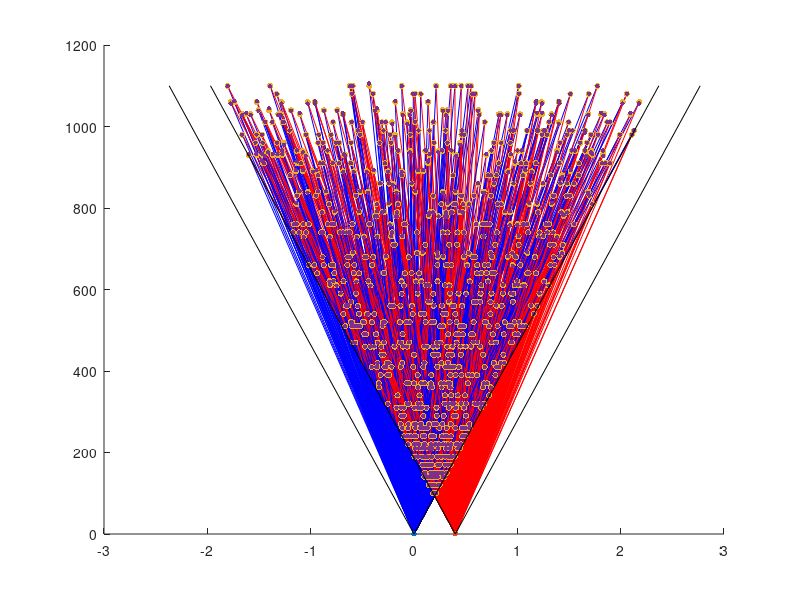
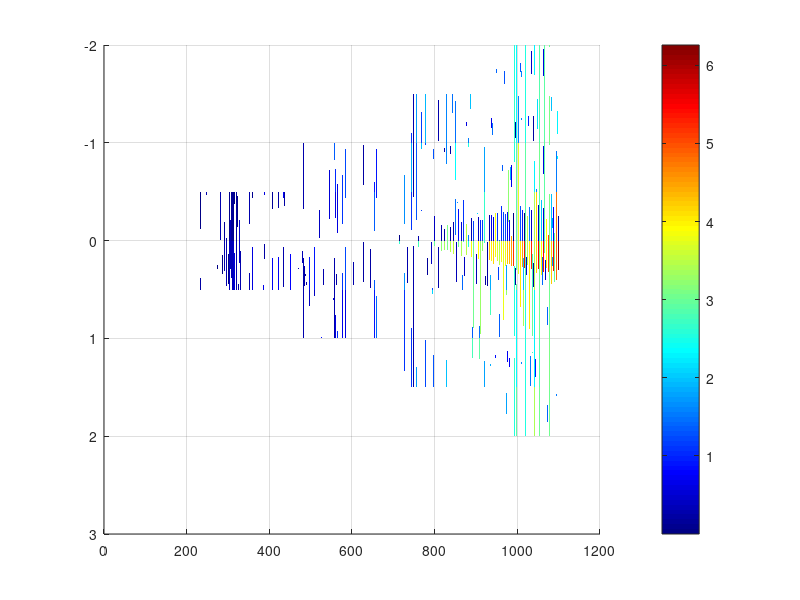

Here is the MATLAB script that generated these plots, in order:
format long g
format compact
clc
close all
clearvars

% get the location of the script file to save figures
full_path = mfilename('fullpath');
[startpath,  filename, ext] = fileparts(full_path);
plot_num = 1;

commandwindow;

%% setup a bunch of the parameters to describe the problem

% focal length (m)
f = 0.82;

% camera baseline (distance between cameras) (m)
b = 0.4;

% lens aperature (m)
%a = 0.095;

% pixel size
px_size = (3.45e-6);
half_px_size = px_size/2;

% number of pixels in the image - equivalent to image width or height
px_num = 1024;

% size of image (m)
imger_size = px_num * px_size;

% max angle for each lens
max_a = atan2(imger_size/2, f);

% number of measurements to try
num = 1000;

% min and max distances
z_min = (b/2)/tan(max_a);       % intersection point of the limiting rays for the lenses
z_max = 1100;

% distance from camera to object (m)
z = floor(((z_max-z_min)/60*randi([1 60], num, 1) + z_min)/10)*10;

% location of point on x-axis (m)
% r = a + (b-a).*rand(N,1).
x = zeros(num, 1);
for idx=1:num
    x(idx) = (z(idx) * tan(-max_a) + b) + ((z(idx)*tan(max_a)) - (z(idx)*tan(-max_a) + b))*(rand(1));
end

%%

% calculate angles
theta_l = atan2(x, z+1e-6);
theta_r = atan2(x-b, z+1e-6);

% calculate the disparity parts
x_l = f*tan(theta_l);
x_l = ceil(x_l/half_px_size) * half_px_size;

x_r = f * tan(theta_r);
x_r = ceil(x_r/half_px_size) * half_px_size;

%% calculate the disparity

d = x_l - x_r;

Z = f * b ./ d;

%%
figure

hold on

plot([-imger_size/2, imger_size/2], [f,f], 'k')
plot([b - imger_size/2, b + imger_size/2], [f,f], 'k')

for idx=1:numel(z)
    plot([0, x(idx)], [0, z(idx)], 'b')
    plot([b, x(idx)], [0, z(idx)], 'r')
end

scatter(x_l, f*ones(numel(x_l),1), 15, 'ob', 'filled');

scatter(x_r + b, f*ones(numel(x_r),1), 15, 'or', 'filled');

scatter(x, z, 20, 'ok', 'filled');

scatter(x, Z, 10, 'og', 'filled');

plot([0, -z_max*tan(max_a)], [0, z_max], 'k')
plot([0, z_max*tan(max_a)], [0, z_max], 'k')

plot([b, b-z_max*tan(max_a)], [0, z_max], 'k')
plot([b, b+z_max*tan(max_a)], [0, z_max], 'k')

%% create an error map with 1 meter increments in x and 5 meter increments in z

x_range = floor(z_max*tan(-max_a) + b):0.5:ceil(z_max*tan(max_a));
z_range = z_min:0.5:z_max;

[x_g, z_g] = meshgrid(x_range, z_range);

for idx=1:numel(z_range)
    x_map = (x_g(idx,:) >= (z_range(idx)*tan(-max_a))) & (x_g(idx,:) <= (z_range(idx)*tan(max_a)));
    
    x_g(idx, ~x_map) = NaN;
    z_g(idx, ~x_map) = NaN;
    bp = 1;
end

% calculate angles
theta_lg = atan2(x_g, z_g);
theta_rg = atan2(x_g-b, z_g);

% calculate the disparity parts
x_l = f*tan(theta_lg);
x_lq = ceil(x_l/half_px_size) * half_px_size;

x_r = f * tan(theta_rg);
x_rq = ceil(x_r/half_px_size) * half_px_size;

% calculate the quantized distance
d_q = x_lq - x_rq;
Z_q = f * b ./ d_q;

% calculate the error (L1)
Z_err = abs(z_g - Z_q);

figure;
surf(x_range, z_range, Z_err)
shading flat
colormap(jet(100));
colorbar;
view(90,90);


